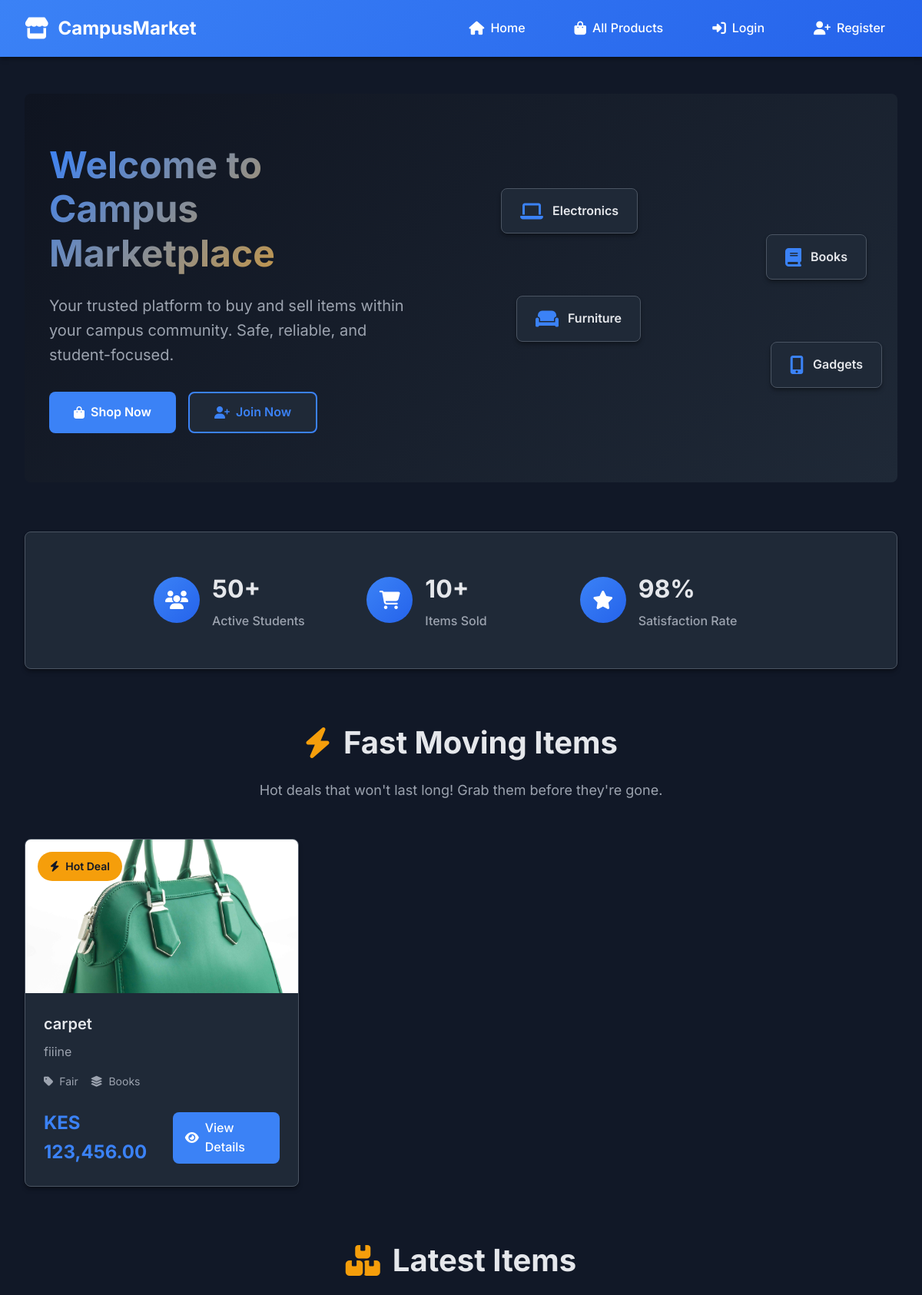
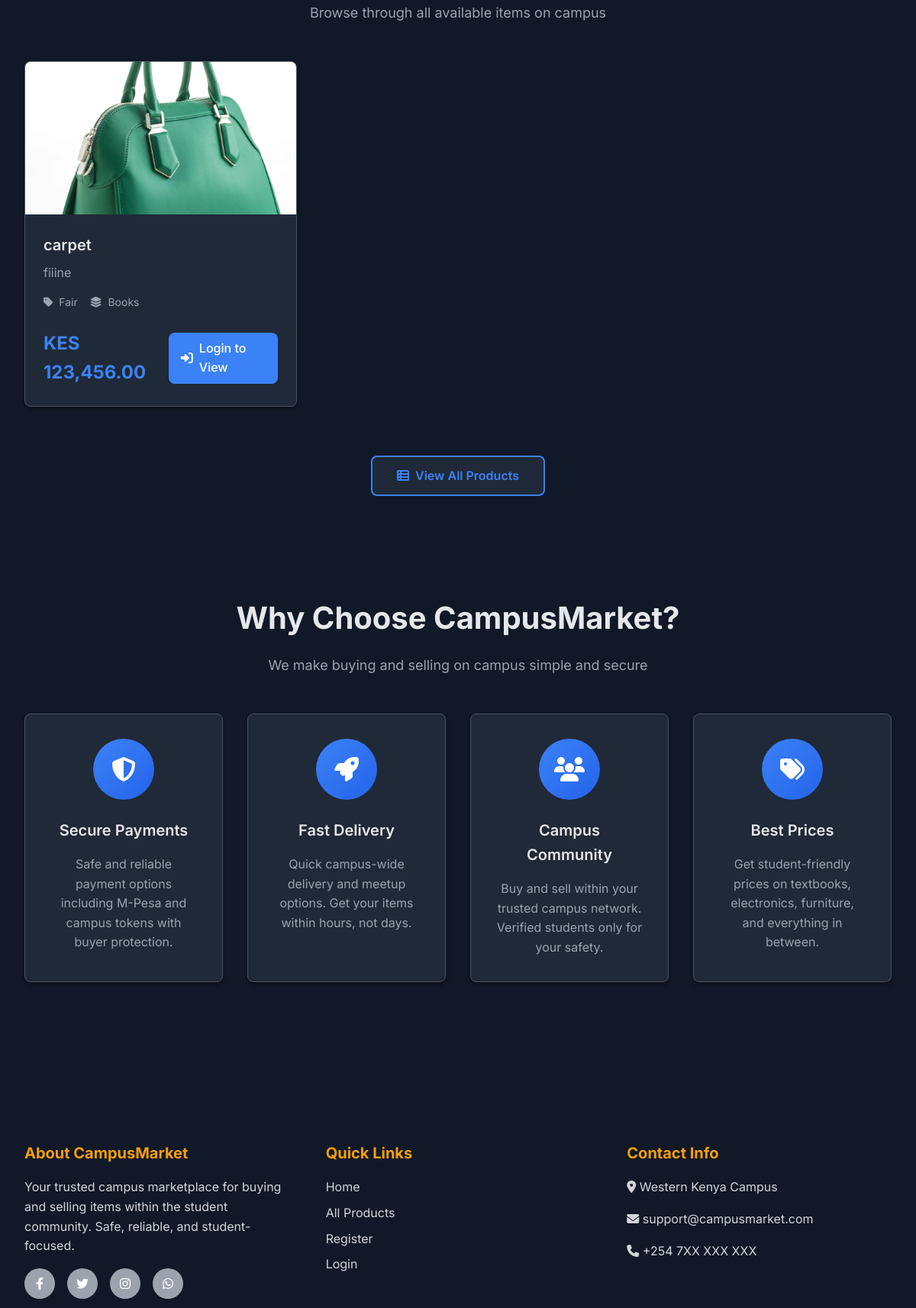
The page / (upper part) on the database its author committed (2 pictures, top to bottom).
### app/models.py (models this page shows, shortened)
class Product(db.Model):
    __tablename__ = 'products'
    id = db.Column(db.Integer, primary_key=True)
    title = db.Column(db.String(100), nullable=False)  # Changed from 'name' to 'title'
    description = db.Column(db.Text)
    price = db.Column(db.Float, nullable=False)
    image = db.Column(db.String(200))  # Changed from 'image_url' to 'image'
    condition = db.Column(db.String(20))  # Added condition field
    contact_info = db.Column(db.Text)  # Added contact_info field
    is_fast_moving = db.Column(db.Boolean, default=False)
    is_active = db.Column(db.Boolean, default=True)  # Added for payment control
    is_sold = db.Column(db.Boolean, default=False)
    category_id = db.Column(db.Integer, db.ForeignKey('categories.id'), nullable=False)
    seller_id = db.Column(db.Integer, db.ForeignKey('users.id'), nullable=False)
    created_at = db.Column(db.DateTime, default=datetime.utcnow)
    updated_at = db.Column(db.DateTime, default=datetime.utcnow, onupdate=datetime.utcnow)
    payments = db.relationship(
        'Payment',
        backref='product',
        lazy=True,
        cascade="all, delete-orphan"
    )

class Category(db.Model):
    __tablename__ = 'categories'
    id = db.Column(db.Integer, primary_key=True)
    name = db.Column(db.String(100), nullable=False)
    description = db.Column(db.Text)
    products = db.relationship('Product', backref='category', lazy=True)

### app/main/routes.py (the view)
@main_bp.route('/')
def index():
    all_products = Product.query.filter_by(is_active=True, is_sold=False).limit(12).all()
    fast_moving = Product.query.filter_by(is_fast_moving=True, is_sold=False).all()
    return render_template('main/index.html',
                         all_products=all_products,
                         fast_moving=fast_moving)

### app/templates/main/index.html (shortened to what this page needs)
{% extends "base.html" %}
{% block content %}
<section class="hero">
    <div class="hero-content">
        <h1 class="hero-title">Welcome to Campus Marketplace</h1>
        <p class="hero-subtitle">Your trusted platform to buy and sell items within your campus community. Safe, reliable, and student-focused.</p>
        <div class="hero-buttons">
            <a href="{{ url_for('products.all_products') }}" class="btn btn-primary">
                <i class="fas fa-shopping-bag"></i>Shop Now
            </a>
            {% if current_user.is_authenticated %}
                <a href="{{ url_for('products.create_product') }}" class="btn btn-secondary">
                    <i class="fas fa-plus"></i>Sell Item
                </a>
            {% else %}
                <a href="{{ url_for('auth.register') }}" class="btn btn-secondary">
                    <i class="fas fa-user-plus"></i>Join Now
                </a>
            {% endif %}
        </div>
    </div>
    <div class="hero-image">
        <div class="floating-cards">
            <div class="floating-card card-1">
                <i class="fas fa-laptop"></i>
                <span>Electronics</span>
            </div>
            <div class="floating-card card-2">
                <i class="fas fa-book"></i>
                <span>Books</span>
            </div>
            <div class="floating-card card-3">
                <i class="fas fa-couch"></i>
                <span>Furniture</span>
            </div>
            <div class="floating-card card-4">
                <i class="fas fa-mobile-alt"></i>
                <span>Gadgets</span>
            </div>
        </div>
    </div>
</section>
<section class="stats-section">
    <div class="stats-container">
        <div class="stat-item">
            <div class="stat-icon">
                <i class="fas fa-users"></i>
            </div>
            <div class="stat-content">
                <h3 class="stat-number">50+</h3>
                <p class="stat-label">Active Students</p>
            </div>
        </div>
        <div class="stat-item">
            <div class="stat-icon">
                <i class="fas fa-shopping-cart"></i>
            </div>
            <div class="stat-content">
                <h3 class="stat-number">10+</h3>
                <p class="stat-label">Items Sold</p>
            </div>
        </div>
        <div class="stat-item">
            <div class="stat-icon">
                <i class="fas fa-star"></i>
            </div>
            <div class="stat-content">
                <h3 class="stat-number">98%</h3>
                <p class="stat-label">Satisfaction Rate</p>
            </div>
        </div>
    </div>
</section>
<section class="products-section">
    <div class="section-header">
        <h2 class="section-title">
            <i class="fas fa-bolt"></i>
            Fast Moving Items
        </h2>
        <p class="section-subtitle">Hot deals that won't last long! Grab them before they're gone.</p>
    </div>
    {% if fast_moving %}
        <div class="products-grid">
            {% for product in fast_moving %}
                <div class="product-card">
                    <div class="product-badge">
                        <i class="fas fa-bolt"></i>
                        Hot Deal
                    </div>
                    <div class="product-image">
                        {% if product.image %}
                            <img src="{{ url_for('static', filename='uploads/product_images/' + product.image) }}" alt="{{ product.title }}">
                        {% else %}
                            <div class="product-image-placeholder">
                                <i class="fas fa-camera"></i>
                                <span>No Image</span>
                            </div>
                        {% endif %}
                    </div>
                    <div class="product-content">
                        <h3 class="product-title">{{ product.title }}</h3>
                        <p class="product-description">{{ product.description[:100] }}{% if product.description|length > 100 %}...{% endif %}</p>
                        <div class="product-meta">
                            <div class="product-condition">
                                <i class="fas fa-tag"></i>
                                {{ product.condition|title }}
                            </div>
                            <div class="product-category">
                                <i class="fas fa-layer-group"></i>
                                {{ product.category.name if product.category else 'General' }}
                            </div>
                        </div>
                        <div class="product-footer">
                            <div class="product-price">
                                KES {{ "{:,.2f}".format(product.price) }}
                            </div>
                            <a href="{{ url_for('products.view_product', product_id=product.id) }}" class="btn-view">
                                <i class="fas fa-eye"></i>
                                View Details
                            </a>
                        </div>
                    </div>
                </div>
            {% endfor %}
        </div>
    {% endif %}
</section>
<section class="all-products-section">
    <div class="section-header">
        <h2 class="section-title">
            <i class="fas fa-boxes"></i>
            Latest Items
        </h2>
        <p class="section-subtitle">Browse through all available items on campus</p>
    </div>
    {% if all_products %}
        <div class="products-grid">
            {% for product in all_products %}
                <div class="product-card">
                    <div class="product-image">
                        {% if product.image %}
                            <img src="{{ url_for('static', filename='uploads/product_images/' + product.image) }}" alt="{{ product.title }}">
                        {% else %}
                            <div class="product-image-placeholder">
                                <i class="fas fa-camera"></i>
                                <span>No Image</span>
                            </div>
                        {% endif %}
                    </div>
                    <div class="product-content">
                        <h3 class="product-title">{{ product.title }}</h3>
                        <p class="product-description">{{ product.description[:100] }}{% if product.description|length > 100 %}...{% endif %}</p>
                        <div class="product-meta">
                            <div class="product-condition">
                                <i class="fas fa-tag"></i>
                                {{ product.condition|title }}
                            </div>
                            <div class="product-category">
                                <i class="fas fa-layer-group"></i>
                                {{ product.category.name if product.category else 'General' }}
                            </div>
                        </div>
                        <div class="product-footer">
                            <div class="product-price">
                                KES {{ "{:,.2f}".format(product.price) }}
                            </div>
                            {% if current_user.is_authenticated %}
                                <a href="{{ url_for('products.view_product', product_id=product.id) }}" class="btn-view">
                                    <i class="fas fa-eye"></i>
                                    View Details
                                </a>
                            {% else %}
                                <a href="{{ url_for('auth.login', next=url_for('products.view_product', product_id=product.id)) }}" class="btn-view">
                                    <i class="fas fa-sign-in-alt"></i>
                                    Login to View
                                </a>
                            {% endif %}
                        </div>
                    </div>
                </div>
            {% endfor %}
        </div>
        <div class="view-all-container">
            <a href="{{ url_for('products.all_products') }}" class="btn btn-secondary">
                <i class="fas fa-th-list"></i>
                View All Products
            </a>
        </div>
    {% endif %}
</section>
<section class="features-section">
    <div class="section-header">
        <h2 class="section-title">Why Choose CampusMarket?</h2>
        <p class="section-subtitle">We make buying and selling on campus simple and secure</p>
    </div>
    <div class="features-grid">
        <div class="feature-card">
            <div class="feature-icon">
                <i class="fas fa-shield-alt"></i>
            </div>
            <h3>Secure Payments</h3>
            <p>Safe and reliable payment options including M-Pesa and campus tokens with buyer protection.</p>
        </div>
        <div class="feature-card">
            <div class="feature-icon">
                <i class="fas fa-rocket"></i>
            </div>
            <h3>Fast Delivery</h3>
            <p>Quick campus-wide delivery and meetup options. Get your items within hours, not days.</p>
        </div>
        <div class="feature-card">
            <div class="feature-icon">
                <i class="fas fa-users"></i>
            </div>
            <h3>Campus Community</h3>
            <p>Buy and sell within your trusted campus network. Verified students only for your safety.</p>
        </div>
        <div class="feature-card">
            <div class="feature-icon">
                <i class="fas fa-tags"></i>
            </div>
            <h3>Best Prices</h3>
            <p>Get student-friendly prices on textbooks, electronics, furniture, and everything in between.</p>
        </div>
    </div>
</section>
{% endblock %}

### app/templates/base.html (style rules this page uses)
:root { --primary: #2563eb; --primary-dark: #1d4ed8; --secondary: #f59e0b; --dark: #1f2937; --light: #f8fafc; --gray: #6b7280; --gray-light: #e5e7eb; --success: #10b981; --error: #ef4444; --shadow: 0 4px 6px -1px rgba(0, 0, 0, 0.1), 0 2px 4px -1px rgba(0, 0, 0, 0.06); --radius: 8px; }
* { margin: 0; padding: 0; box-sizing: border-box; }
body { font-family: 'Inter', sans-serif; background-color: #f8fafc; color: #374151; line-height: 1.6; }

### rows shown on the page
Product: image (picture), title "carpet", description "fiiine", condition "Fair", category "Books", price "123,456.00"
